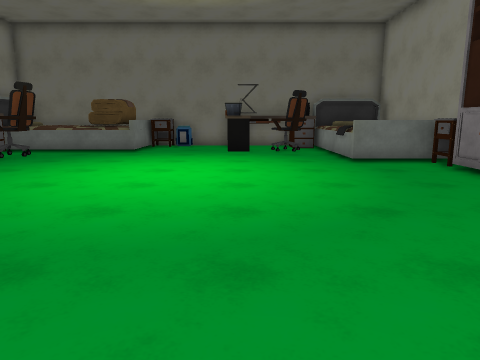
view 1 (above)

16 first-person views from a walk through a Unity game level. The camera is 1.3 m above the floor, tilts 10° down and sees 70° across. The floor is counted in squares, 1 m on a side. Each view is taken from the middle of a square. On the plan, view 1 faces up. The plan holds only what a view shows up to about 15 squares ahead; the rest is blank. The place goes on beyond the plan. The player is left out. Surface patterns are stand-ins for the level's own textures.

view 2
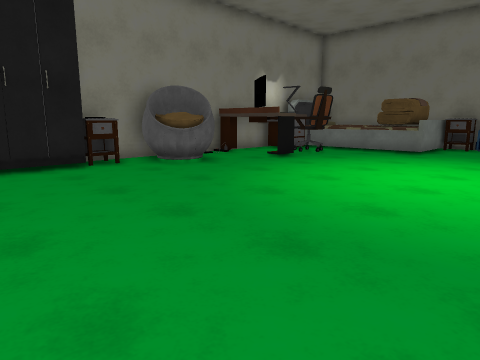

view 3
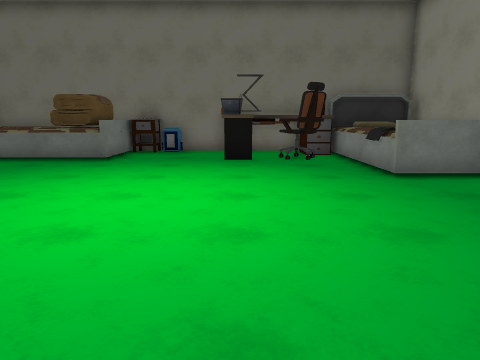

view 4
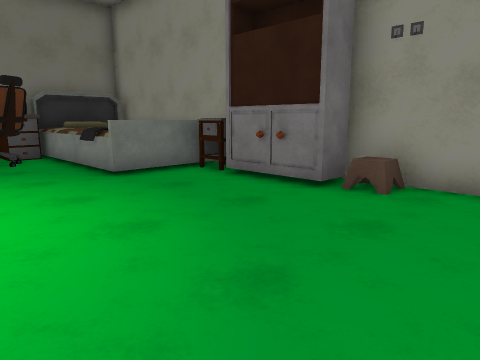

view 5
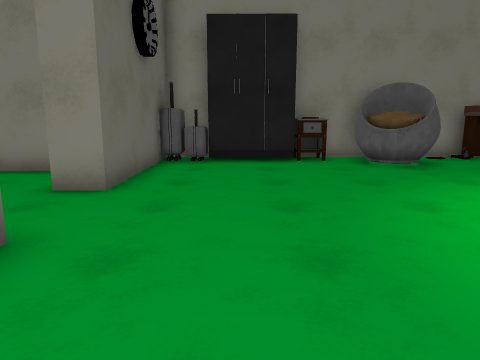

view 6
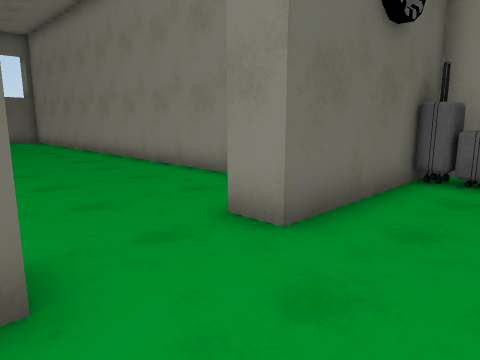

view 7
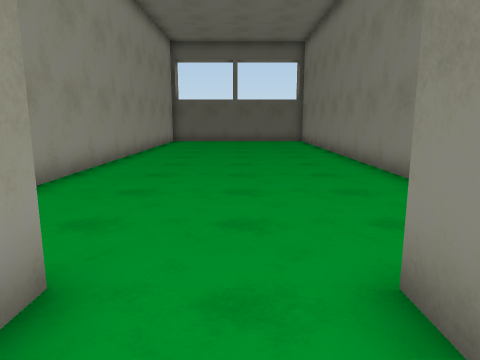

view 8
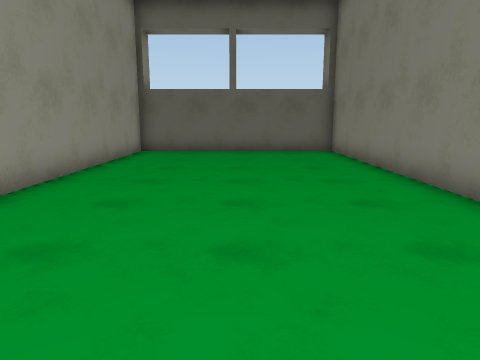

view 9
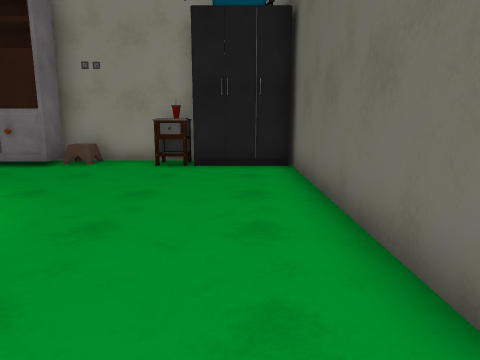

view 10
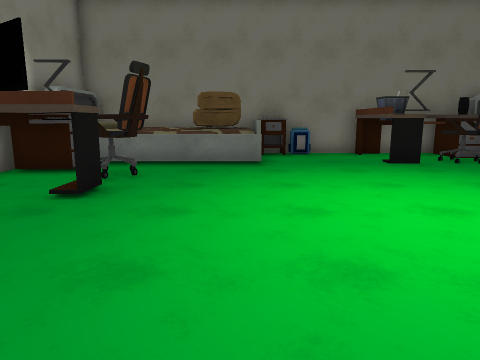

view 11
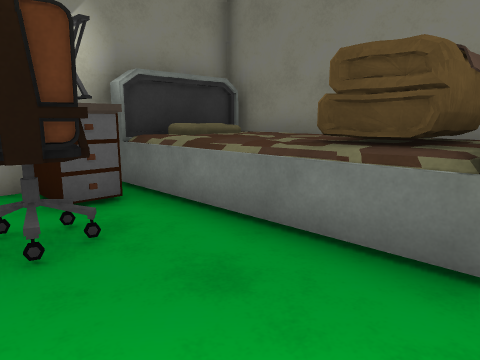

view 12
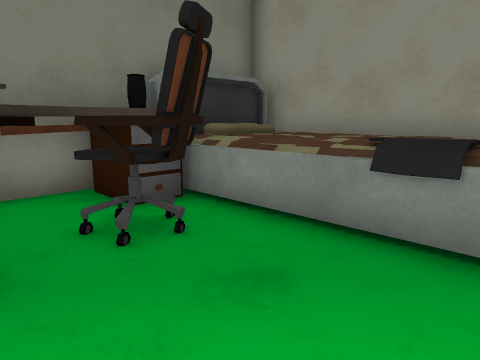

view 13
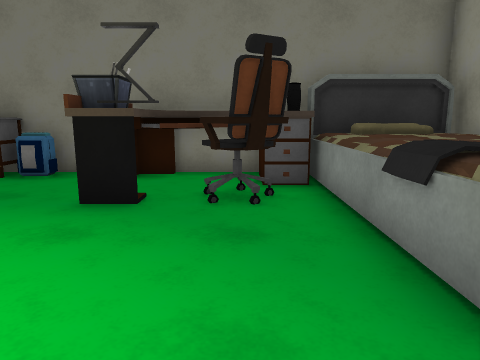

view 14
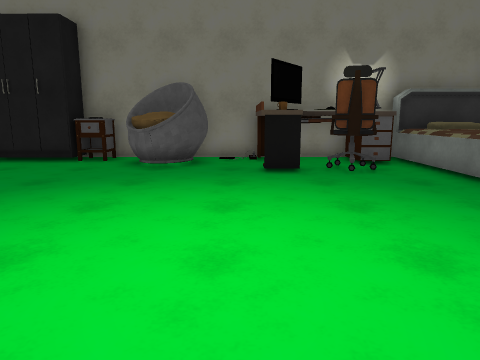

view 15
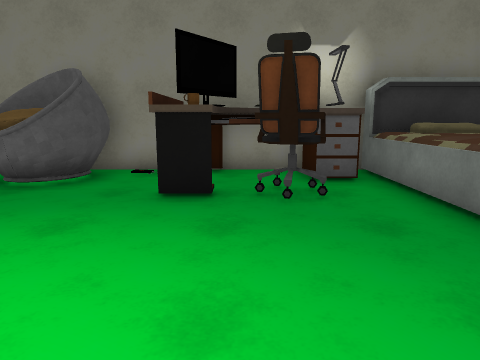

view 16
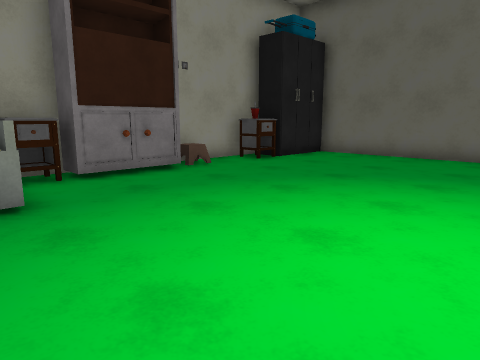

### Floor plan
Points are (right, up) in squares from view 1. A wall is a line through its corners. A room is listed if a view was taken in it or the views show most of it. See-through windows are left out.
Room 1 (views 1, 2, 3, 4, 5, 6, 7, 8, 9, 10, 11, 12, 13, 14, 15, 16)
walls: (-2.5, -0.5) (6.5, -0.5); (-2.5, -1.5) (-2.5, -0.9); (-9.7, 3.6) (-9.7, 2.4); (-7.9, -2.9) (-7.9, -20.4) (0.1, -20.4) (0.1, -5.8); (-10.4, 0.2) (-9.6, 0.2) (-9.6, -0.4); (-10.2, -0.5) (-5.2, -0.5) (-5.2, -1.5); (-11, 1) (-11, -0.1); (5.6, -0.5) (5.6, 2.3) (6.7, 2.3); (7, 2) (7, 6.8); (7, 9.1) (7, 17.4); (-11, 14.2) (-11, 3.7); (3.9, 17.5) (-10.6, 17.5)
objects: other object (-10, 1); other object (-10, 4); drawers (-10, 5); chair (-10, 6) to (-9, 8); table (-10, 10); other object (-10, 10) to (-9, 12); lamp (-10, 13); table (-10, 13) to (-9, 14); other object (-10, 14) to (-4, 17); other object (-9, 11) to (-8, 12); cup (-8, 10); chair (-8, 12) to (-7, 12); drawers (-4, 17) to (-3, 17); lamp (0, 14); container (0, 15); table (0, 16) to (3, 17); chair (1, 14) to (3, 15); other object (4, 11) to (6, 17); other object (4, 12) to (5, 13); drawers (6, 3); chair (6, 6); bookshelf (6, 7) to (6, 8); other object (6, 10)

Where each view was taken, in squares from view 1:
view 1: 0 up, 0 right, facing up
view 2: 0 up, 0 right, facing up-left
view 3: 3 up, 0 right, facing up
view 4: 3 up, 0 right, facing up-right
view 5: 2 up, 1 right, facing left
view 6: 2 up, 2 left, facing down-left
view 7: 1 up, 4 left, facing down
view 8: 6 down, 4 left, facing down
view 9: 1 up, 4 left, facing right
view 10: 4 up, 5 left, facing up
view 11: 11 up, 4 left, facing up-left
view 12: 11 up, 0 right, facing up-right
view 13: 9 up, 2 right, facing up
view 14: 9 up, 1 right, facing left
view 15: 11 up, 2 left, facing left
view 16: 12 up, 2 left, facing down-right
